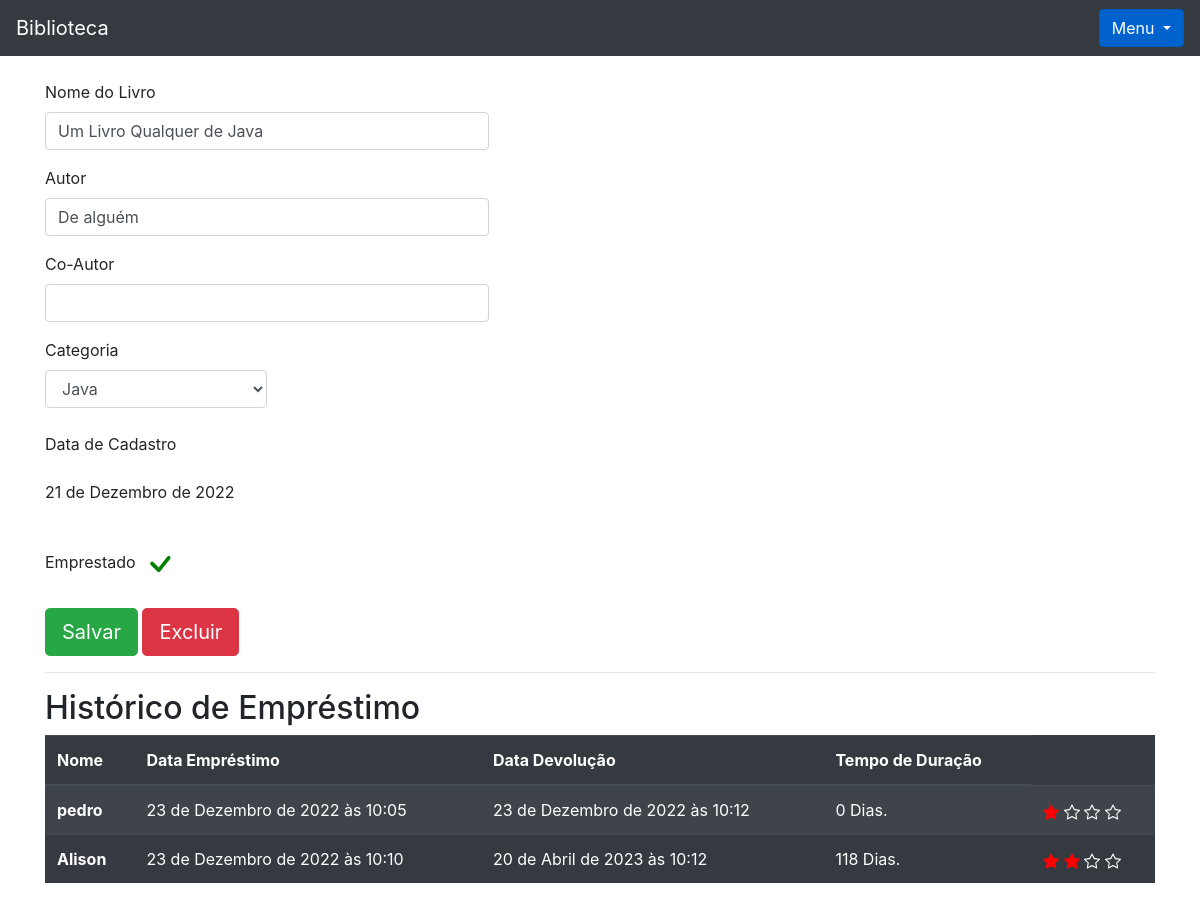
Screenshot of /livro/ver_livro/6 (signed in) with the database file from the repository.
### livro/models.py (models this page shows, shortened)
class Livros(models.Model):
    img             = models.ImageField(upload_to='capa_livro', null=True, blank=True)
    nome            = models.CharField(max_length = 100)
    autor           = models.CharField(max_length = 30)
    co_autor        = models.CharField(max_length = 30, blank = True) # blank = True torna não obrigatório o preenchimento do campo mas retorna string vazia
    data_cadastro   = models.DateField(default = date.today) # importa a data do dia automaticamente no campo
    emprestado      = models.BooleanField(default = False)
    categoria       = models.ForeignKey(Categoria, on_delete=models.DO_NOTHING) # se eu apagar a categoria não acontece nada com o livro
    usuario         = models.ForeignKey(Usuario, on_delete=models.DO_NOTHING)
    class Meta:
        verbose_name = 'Livro'

class Emprestimo(models.Model):
    choices = (
        ('P', 'Péssimo'),
        ('R', 'Ruim'),
        ('B', 'Bom'),
        ('O', 'Ótimo')
    )
    nome_emprestado = models.ForeignKey(Usuario, on_delete=models.DO_NOTHING, blank = True, null = True)
    nome_emprestado_anonimo = models.CharField(max_length = 30, blank = True, null = True)
    data_emprestimo = models.DateTimeField(default=datetime.datetime.now())
    data_devolucao  = models.DateTimeField(blank = True, null = True) # necessita tambem do null para poder não ser um campo de preenchimento obrigatório
    livro = models.ForeignKey(Livros, on_delete = models.DO_NOTHING)
    avaliacao = models.CharField(max_length=1, choices = choices, blank= True, null=True)

### usuarios/models.py (models this page shows)
class Usuario(models.Model):
    nome = models.CharField(max_length = 30)
    email = models.EmailField()
    senha = models.CharField(max_length=64)
    def __str__(self) -> str:
        return self.nome

### livro/views.py (the view)
# urls.py: path('ver_livro/<int:id>', views.ver_livros, name = 'ver_livros'), # url dinâmica, traz a url de acordo com o id do livro selecionado
def ver_livros(request, id):
    if request.session.get('usuario'): # se o usuario estiver logado
        livro = Livros.objects.get(id = id)#get pega o id que for igual ao id
        if request.session.get('usuario') == livro.usuario.id: # se o livro for do usuario ele mostra
            usuario = Usuario.objects.get(id = request.session['usuario'])
            categoria_livro = Categoria.objects.filter(usuario = request.session.get('usuario'))
            emprestimos = Emprestimo.objects.filter(livro = livro) # filter() vai filtra tudo independendo do usuario
            form = CadastroLivro()
            form.fields['usuario'].initial = request.session['usuario'] # filtrando apenas as categorias do usuario logado
            form.fields['categoria'].queryset = Categoria.objects.filter(usuario = usuario)
            form_categoria = CategoriaLivro()
            usuarios = Usuario.objects.all()
            livros_emprestar = Livros.objects.filter(usuario = usuario, emprestado = False)
            livros_emprestados = Livros.objects.filter(usuario = usuario).filter(emprestado = True)
            return render(request, 'ver_livro.html', {'livro': livro, 'categoria_livro': categoria_livro,
                                                      'emprestimos': emprestimos,
                                                      'usuario_logado': request.session.get('usuario'),
                                                      'form': form,
                                                      'id_livro': id,
                                                      'form_categoria': form_categoria,
                                                      'usuarios': usuarios,
                                                      'livros_emprestar': livros_emprestar,
                                                      'livros_emprestados': livros_emprestados,})
        else:
            return HttpResponse('Esse livro não é seu')
    return redirect('/auth/login/?status=2')

### livro/forms.py
class CadastroLivro(forms.ModelForm):
    class Meta:
        model = Livros
        fields = "__all__"
    def __init__(self, *args, **kwargs):
        super().__init__(*args, **kwargs) # subscrevendo o __ini__ de sabeform
        self.fields['usuario'].widget = forms.HiddenInput()

class CategoriaLivro(forms.Form):
    nome = forms.CharField(max_length=30)
    descricao = forms.CharField(max_length=60)
    def __init__(self, *args, **kwargs):
        super().__init__(*args, **kwargs)
        self.fields['descricao'].widget = forms.Textarea() # transformando o descricao.CharFields em TextArea

### livro/models.py (called while the page is built)
    def __str__(self):
        return self.nome

### livro/templatetags/filtros.py (called while the page is built)
@register.filter()
def mostra_duracao(value1, value2):
    if isinstance(value1, datetime) and isinstance(value2, datetime):
        dias = (value1 - value2).days
        texto = 'Dias'
        if dias == 1:
            texto = "Dia"
        return f"{(value1 - value2).days} {texto}."
    return "Ainda não foi devolvido."

### livro/templates/ver_livro.html (shortened to what this page needs)
{%extends 'base.html'%}
{% load filtros %}
{% block 'conteudo' %}
<div class="container">
    <br>
    <form action="{% url 'alterar_livro' %}" method="POST">
        <p>
            <label>Nome do Livro</label>
            <input style="width: 40%;" class="form-control" type="text" value="{{livro.nome}}" name="nome_livro">
        </p>
        <p>
            <label>Autor</label>
            <input style="width: 40%;" class="form-control" type="text" value="{{livro.autor}}" name="autor">
        </p>
        <p>
            <label>Co-Autor</label>
            <input style="width: 40%;" class="form-control" type="text" value="{{livro.co_autor}}" name="co_autor">
        </p>
        <label for="">Categoria</label>
        <select style="width: 20%;" class="form-control" name="categoria_id">
            {% for i in categoria_livro %}
                {% if livro.categoria.nome == i.nome %}
                    <option value="{{i.id}}" selected>{{i}}</option>
                {%else%}
                <option value="{{i.id}}">{{i}}</option>
                {%endif%}
            {%endfor%}
        </select>
        <br>
        <p>
            <label>Data de Cadastro</label>
            <p>{{livro.data_cadastro}}</p>
        </p>
        <br>
        <label>Emprestado</label>
        {% if livro.emprestado %}
          <svg style="color: green;" xmlns="http://www.w3.org/2000/svg" width="40" height="40" fill="currentColor" class="bi bi-check" viewBox="0 0 16 16">
            <path d="M10.97 4.97a.75.75 0 0 1 1.07 1.05l-3.99 4.99a.75.75 0 0 1-1.08.02L4.324 8.384a.75.75 0 1 1 1.06-1.06l2.094 2.093 3.473-4.425a.267.267 0 0 1 .02-.022z"/>
          </svg>
        {% endif %}
        <br>
        <br>
        <input type="submit" class="btn btn-success btn-lg" value="Salvar">
        <button type="button" class="btn btn-danger btn-lg" data-toggle="modal" data-target="#exampleModal2">
            Excluir
        </button>
    </form>
    <hr>
    <h2>Histórico de Empréstimo</h2>
    <table class="table table-striped table-dark">
        <thead>
          <tr>
            <th scope="col">Nome</th>
            <th scope="col">Data Empréstimo</th>
            <th scope="col">Data Devolução</th>
            <th scope="col">Tempo de Duração</th>
          </tr>
        </thead>
        <tbody>
          {% for i in emprestimos %}
              <tr>
            {% if i.nome_emprestado_anonimo == None %}
                <th scope="row">{{i.nome_emprestado}}</th>
            {% else %}
                <th scope="row">{{i.nome_emprestado_anonimo}}</th>
            {% endif %}
            <td>{{i.data_emprestimo}}</td>
            <td>{{i.data_devolucao}}</td>
            <td> {{i.data_devolucao|mostra_duracao:i.data_emprestimo }}</td>
            <td>
            </td>
            </tr>
          {%endfor%}
        </tbody>
      </table>
</div>
{% endblock %}

### rows the page displays
Livros: nome_livro "Um Livro Qualquer de Java", autor "De alguém", data_cadastro "21 de Dezembro de 2022"
Emprestimo: nome_emprestado "pedro", data_emprestimo "23 de Dezembro de 2022 às 10:05", data_devolucao "23 de Dezembro de 2022 às 10:12", data_devolucao|mostra_duracao "0 Dias.", avaliacao "P" (drawn)
Emprestimo: nome_emprestado "Alison", data_emprestimo "23 de Dezembro de 2022 às 10:10", data_devolucao "20 de Abril de 2023 às 10:12", data_devolucao|mostra_duracao "118 Dias.", avaliacao "R" (drawn)

### other values shown
form field categoria_id "Java"
